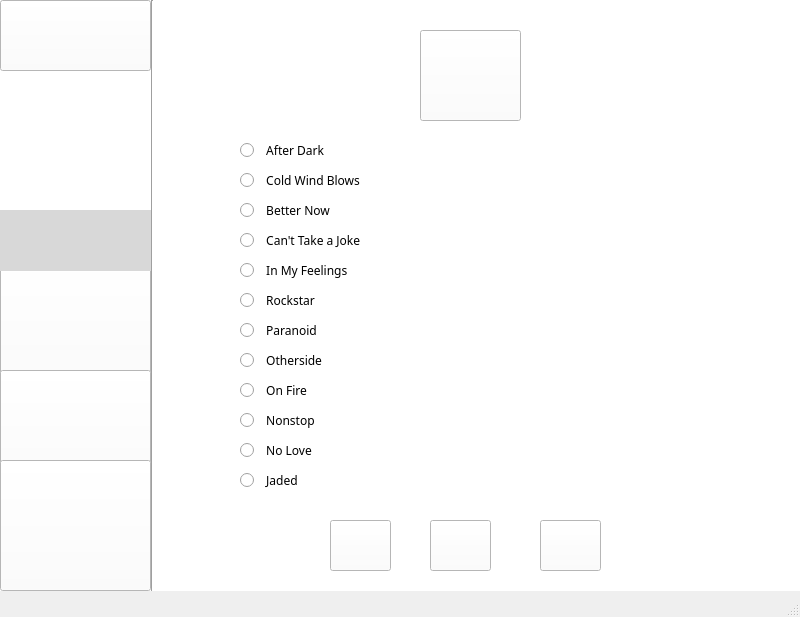
<?xml version="1.0" encoding="UTF-8"?>
<ui version="4.0">
 <class>MainWindow</class>
 <widget class="QMainWindow" name="MainWindow">
  <property name="geometry">
   <rect>
    <x>0</x>
    <y>0</y>
    <width>800</width>
    <height>617</height>
   </rect>
  </property>
  <property name="windowTitle">
   <string>MainWindow</string>
  </property>
  <widget class="QWidget" name="centralwidget">
   <widget class="QLabel" name="label_5">
    <property name="geometry">
     <rect>
      <x>0</x>
      <y>-1</y>
      <width>151</width>
      <height>581</height>
     </rect>
    </property>
    <property name="styleSheet">
     <string notr="true">background-color: rgb(255, 255, 255);</string>
    </property>
    <property name="text">
     <string/>
    </property>
   </widget>
   <widget class="QPushButton" name="pushButton_14">
    <property name="geometry">
     <rect>
      <x>420</x>
      <y>30</y>
      <width>101</width>
      <height>91</height>
     </rect>
    </property>
    <property name="font">
     <font>
      <family>Arial Rounded MT Bold</family>
      <pointsize>16</pointsize>
     </font>
    </property>
    <property name="styleSheet">
     <string notr="true">background-color: rgb(255, 255, 255);</string>
    </property>
    <property name="text">
     <string/>
    </property>
    <property name="icon">
     <iconset>
      <normaloff>../../hh.jpeg</normaloff>../../hh.jpeg</iconset>
    </property>
    <property name="iconSize">
     <size>
      <width>150</width>
      <height>100</height>
     </size>
    </property>
   </widget>
   <widget class="QLabel" name="label_3">
    <property name="geometry">
     <rect>
      <x>0</x>
      <y>0</y>
      <width>801</width>
      <height>591</height>
     </rect>
    </property>
    <property name="styleSheet">
     <string notr="true">background-color: rgb(255, 255, 255);</string>
    </property>
    <property name="text">
     <string/>
    </property>
    <property name="pixmap">
     <pixmap>../../bg.jpeg</pixmap>
    </property>
    <property name="scaledContents">
     <bool>true</bool>
    </property>
   </widget>
   <widget class="QPushButton" name="pushButton_4">
    <property name="geometry">
     <rect>
      <x>330</x>
      <y>520</y>
      <width>61</width>
      <height>51</height>
     </rect>
    </property>
    <property name="styleSheet">
     <string notr="true">background-color: rgb(255, 255, 255);</string>
    </property>
    <property name="text">
     <string/>
    </property>
    <property name="icon">
     <iconset>
      <normaloff>../../play.jpeg</normaloff>../../play.jpeg</iconset>
    </property>
    <property name="iconSize">
     <size>
      <width>50</width>
      <height>50</height>
     </size>
    </property>
   </widget>
   <widget class="QPushButton" name="pushButton_7">
    <property name="geometry">
     <rect>
      <x>430</x>
      <y>520</y>
      <width>61</width>
      <height>51</height>
     </rect>
    </property>
    <property name="styleSheet">
     <string notr="true">background-color: rgb(255, 255, 255);</string>
    </property>
    <property name="text">
     <string/>
    </property>
    <property name="icon">
     <iconset>
      <normaloff>../../pause.jpeg</normaloff>../../pause.jpeg</iconset>
    </property>
    <property name="iconSize">
     <size>
      <width>50</width>
      <height>60</height>
     </size>
    </property>
   </widget>
   <widget class="QLabel" name="label">
    <property name="geometry">
     <rect>
      <x>0</x>
      <y>210</y>
      <width>151</width>
      <height>61</height>
     </rect>
    </property>
    <property name="font">
     <font>
      <family>Arial Rounded MT Bold</family>
      <pointsize>12</pointsize>
     </font>
    </property>
    <property name="styleSheet">
     <string notr="true">background-color: rgb(216, 216, 216);</string>
    </property>
    <property name="pixmap">
     <pixmap>../../WhatsApp Image 2020-05-10 at 8.41.24 PM (1).jpeg</pixmap>
    </property>
    <property name="scaledContents">
     <bool>true</bool>
    </property>
    <property name="wordWrap">
     <bool>true</bool>
    </property>
    <property name="openExternalLinks">
     <bool>true</bool>
    </property>
   </widget>
   <widget class="Line" name="line">
    <property name="geometry">
     <rect>
      <x>132</x>
      <y>0</y>
      <width>41</width>
      <height>591</height>
     </rect>
    </property>
    <property name="orientation">
     <enum>Qt::Vertical</enum>
    </property>
   </widget>
   <widget class="QPushButton" name="pushButton">
    <property name="geometry">
     <rect>
      <x>0</x>
      <y>0</y>
      <width>151</width>
      <height>71</height>
     </rect>
    </property>
    <property name="styleSheet">
     <string notr="true">background-color: rgb(255, 255, 255);</string>
    </property>
    <property name="text">
     <string/>
    </property>
    <property name="icon">
     <iconset>
      <normaloff>../../h.jpeg</normaloff>../../h.jpeg</iconset>
    </property>
    <property name="iconSize">
     <size>
      <width>150</width>
      <height>78</height>
     </size>
    </property>
    <property name="autoDefault">
     <bool>true</bool>
    </property>
    <property name="default">
     <bool>false</bool>
    </property>
   </widget>
   <widget class="QPushButton" name="pushButton_5">
    <property name="geometry">
     <rect>
      <x>0</x>
      <y>370</y>
      <width>151</width>
      <height>111</height>
     </rect>
    </property>
    <property name="font">
     <font>
      <family>Arial Rounded MT Bold</family>
      <pointsize>11</pointsize>
     </font>
    </property>
    <property name="styleSheet">
     <string notr="true">background-color: rgb(255, 255, 255);</string>
    </property>
    <property name="text">
     <string/>
    </property>
    <property name="icon">
     <iconset>
      <normaloff>../../WhatsApp Image 2020-05-10 at 8.41.26 PM.jpeg</normaloff>../../WhatsApp Image 2020-05-10 at 8.41.26 PM.jpeg</iconset>
    </property>
    <property name="iconSize">
     <size>
      <width>200</width>
      <height>106</height>
     </size>
    </property>
   </widget>
   <widget class="QPushButton" name="pushButton_6">
    <property name="geometry">
     <rect>
      <x>0</x>
      <y>460</y>
      <width>151</width>
      <height>131</height>
     </rect>
    </property>
    <property name="font">
     <font>
      <family>Arial Rounded MT Bold</family>
      <pointsize>11</pointsize>
     </font>
    </property>
    <property name="styleSheet">
     <string notr="true">background-color: rgb(255, 255, 255);</string>
    </property>
    <property name="text">
     <string/>
    </property>
    <property name="icon">
     <iconset>
      <normaloff>../../cy.jpeg</normaloff>../../cy.jpeg</iconset>
    </property>
    <property name="iconSize">
     <size>
      <width>220</width>
      <height>113</height>
     </size>
    </property>
   </widget>
   <widget class="QPushButton" name="pushButton_3">
    <property name="geometry">
     <rect>
      <x>0</x>
      <y>260</y>
      <width>151</width>
      <height>121</height>
     </rect>
    </property>
    <property name="font">
     <font>
      <family>Arial Rounded MT Bold</family>
      <pointsize>10</pointsize>
     </font>
    </property>
    <property name="styleSheet">
     <string notr="true">background-color: rgb(255, 255, 255);</string>
    </property>
    <property name="text">
     <string/>
    </property>
    <property name="icon">
     <iconset>
      <normaloff>../../WhatsApp Image 2020-05-10 at 8.41.23 PM (1).jpeg</normaloff>../../WhatsApp Image 2020-05-10 at 8.41.23 PM (1).jpeg</iconset>
    </property>
    <property name="iconSize">
     <size>
      <width>215</width>
      <height>106</height>
     </size>
    </property>
   </widget>
   <widget class="QPushButton" name="pushButton_8">
    <property name="geometry">
     <rect>
      <x>0</x>
      <y>140</y>
      <width>151</width>
      <height>71</height>
     </rect>
    </property>
    <property name="font">
     <font>
      <pointsize>11</pointsize>
     </font>
    </property>
    <property name="text">
     <string/>
    </property>
    <property name="icon">
     <iconset>
      <normaloff>../../settings.jpeg</normaloff>../../settings.jpeg</iconset>
    </property>
    <property name="iconSize">
     <size>
      <width>150</width>
      <height>78</height>
     </size>
    </property>
    <property name="autoDefault">
     <bool>true</bool>
    </property>
    <property name="default">
     <bool>true</bool>
    </property>
    <property name="flat">
     <bool>true</bool>
    </property>
   </widget>
   <widget class="QPushButton" name="pushButton_9">
    <property name="geometry">
     <rect>
      <x>540</x>
      <y>520</y>
      <width>61</width>
      <height>51</height>
     </rect>
    </property>
    <property name="styleSheet">
     <string notr="true">background-color: rgb(255, 255, 255);</string>
    </property>
    <property name="text">
     <string/>
    </property>
    <property name="icon">
     <iconset>
      <normaloff>../../WhatsApp Image 2020-05-10 at 8.41.23 PM.jpeg</normaloff>../../WhatsApp Image 2020-05-10 at 8.41.23 PM.jpeg</iconset>
    </property>
    <property name="iconSize">
     <size>
      <width>50</width>
      <height>60</height>
     </size>
    </property>
   </widget>
   <widget class="QPushButton" name="pushButton_2">
    <property name="geometry">
     <rect>
      <x>0</x>
      <y>70</y>
      <width>151</width>
      <height>71</height>
     </rect>
    </property>
    <property name="mouseTracking">
     <bool>false</bool>
    </property>
    <property name="styleSheet">
     <string notr="true">background-color: rgb(85, 170, 255);</string>
    </property>
    <property name="text">
     <string/>
    </property>
    <property name="icon">
     <iconset>
      <normaloff>../../WhatsApp Image 2020-05-10 at 8.41.22 PM.jpeg</normaloff>../../WhatsApp Image 2020-05-10 at 8.41.22 PM.jpeg</iconset>
    </property>
    <property name="iconSize">
     <size>
      <width>150</width>
      <height>78</height>
     </size>
    </property>
    <property name="checkable">
     <bool>false</bool>
    </property>
    <property name="autoDefault">
     <bool>true</bool>
    </property>
    <property name="default">
     <bool>true</bool>
    </property>
    <property name="flat">
     <bool>true</bool>
    </property>
   </widget>
   <widget class="QRadioButton" name="radioButton">
    <property name="geometry">
     <rect>
      <x>240</x>
      <y>230</y>
      <width>361</width>
      <height>21</height>
     </rect>
    </property>
    <property name="font">
     <font>
      <family>Arial Rounded MT Bold</family>
      <pointsize>9</pointsize>
     </font>
    </property>
    <property name="text">
     <string>  Can't Take a Joke</string>
    </property>
   </widget>
   <widget class="QRadioButton" name="radioButton_4">
    <property name="geometry">
     <rect>
      <x>240</x>
      <y>320</y>
      <width>361</width>
      <height>21</height>
     </rect>
    </property>
    <property name="font">
     <font>
      <family>Arial Rounded MT Bold</family>
      <pointsize>9</pointsize>
     </font>
    </property>
    <property name="text">
     <string>  Paranoid</string>
    </property>
   </widget>
   <widget class="QRadioButton" name="radioButton_9">
    <property name="geometry">
     <rect>
      <x>240</x>
      <y>470</y>
      <width>361</width>
      <height>21</height>
     </rect>
    </property>
    <property name="font">
     <font>
      <family>Arial Rounded MT Bold</family>
      <pointsize>9</pointsize>
     </font>
    </property>
    <property name="text">
     <string>  Jaded</string>
    </property>
   </widget>
   <widget class="QRadioButton" name="radioButton_8">
    <property name="geometry">
     <rect>
      <x>240</x>
      <y>440</y>
      <width>361</width>
      <height>21</height>
     </rect>
    </property>
    <property name="font">
     <font>
      <family>Arial Rounded MT Bold</family>
      <pointsize>9</pointsize>
     </font>
    </property>
    <property name="text">
     <string>  No Love</string>
    </property>
   </widget>
   <widget class="QRadioButton" name="radioButton_11">
    <property name="geometry">
     <rect>
      <x>240</x>
      <y>170</y>
      <width>361</width>
      <height>21</height>
     </rect>
    </property>
    <property name="font">
     <font>
      <family>Arial Rounded MT Bold</family>
      <pointsize>9</pointsize>
     </font>
    </property>
    <property name="text">
     <string>  Cold Wind Blows</string>
    </property>
   </widget>
   <widget class="QRadioButton" name="radioButton_3">
    <property name="geometry">
     <rect>
      <x>240</x>
      <y>290</y>
      <width>361</width>
      <height>21</height>
     </rect>
    </property>
    <property name="font">
     <font>
      <family>Arial Rounded MT Bold</family>
      <pointsize>9</pointsize>
     </font>
    </property>
    <property name="text">
     <string>  Rockstar</string>
    </property>
   </widget>
   <widget class="QLabel" name="label_2">
    <property name="geometry">
     <rect>
      <x>190</x>
      <y>130</y>
      <width>571</width>
      <height>371</height>
     </rect>
    </property>
    <property name="styleSheet">
     <string notr="true">background-color: rgb(43, 86, 129);
background-color: rgb(255, 255, 255);</string>
    </property>
    <property name="text">
     <string/>
    </property>
   </widget>
   <widget class="QRadioButton" name="radioButton_6">
    <property name="geometry">
     <rect>
      <x>240</x>
      <y>380</y>
      <width>361</width>
      <height>21</height>
     </rect>
    </property>
    <property name="font">
     <font>
      <family>Arial Rounded MT Bold</family>
      <pointsize>9</pointsize>
     </font>
    </property>
    <property name="text">
     <string>  On Fire</string>
    </property>
   </widget>
   <widget class="QRadioButton" name="radioButton_12">
    <property name="geometry">
     <rect>
      <x>240</x>
      <y>140</y>
      <width>361</width>
      <height>21</height>
     </rect>
    </property>
    <property name="font">
     <font>
      <family>Arial Rounded MT Bold</family>
      <pointsize>9</pointsize>
     </font>
    </property>
    <property name="text">
     <string>  After Dark</string>
    </property>
   </widget>
   <widget class="QRadioButton" name="radioButton_7">
    <property name="geometry">
     <rect>
      <x>240</x>
      <y>410</y>
      <width>361</width>
      <height>21</height>
     </rect>
    </property>
    <property name="font">
     <font>
      <family>Arial Rounded MT Bold</family>
      <pointsize>9</pointsize>
     </font>
    </property>
    <property name="text">
     <string>  Nonstop</string>
    </property>
   </widget>
   <widget class="QRadioButton" name="radioButton_10">
    <property name="geometry">
     <rect>
      <x>240</x>
      <y>200</y>
      <width>361</width>
      <height>21</height>
     </rect>
    </property>
    <property name="font">
     <font>
      <family>Arial Rounded MT Bold</family>
      <pointsize>9</pointsize>
     </font>
    </property>
    <property name="text">
     <string>  Better Now</string>
    </property>
   </widget>
   <widget class="QRadioButton" name="radioButton_2">
    <property name="geometry">
     <rect>
      <x>240</x>
      <y>260</y>
      <width>361</width>
      <height>21</height>
     </rect>
    </property>
    <property name="font">
     <font>
      <family>Arial Rounded MT Bold</family>
      <pointsize>9</pointsize>
     </font>
    </property>
    <property name="text">
     <string>  In My Feelings</string>
    </property>
   </widget>
   <widget class="QRadioButton" name="radioButton_5">
    <property name="geometry">
     <rect>
      <x>240</x>
      <y>350</y>
      <width>361</width>
      <height>21</height>
     </rect>
    </property>
    <property name="font">
     <font>
      <family>Arial Rounded MT Bold</family>
      <pointsize>9</pointsize>
     </font>
    </property>
    <property name="text">
     <string>  Otherside</string>
    </property>
   </widget>
   <zorder>label_3</zorder>
   <zorder>label_2</zorder>
   <zorder>label_5</zorder>
   <zorder>pushButton_14</zorder>
   <zorder>pushButton_4</zorder>
   <zorder>pushButton_7</zorder>
   <zorder>line</zorder>
   <zorder>pushButton</zorder>
   <zorder>pushButton_3</zorder>
   <zorder>pushButton_8</zorder>
   <zorder>pushButton_9</zorder>
   <zorder>pushButton_2</zorder>
   <zorder>label</zorder>
   <zorder>pushButton_5</zorder>
   <zorder>pushButton_6</zorder>
   <zorder>radioButton</zorder>
   <zorder>radioButton_4</zorder>
   <zorder>radioButton_9</zorder>
   <zorder>radioButton_8</zorder>
   <zorder>radioButton_11</zorder>
   <zorder>radioButton_3</zorder>
   <zorder>radioButton_6</zorder>
   <zorder>radioButton_12</zorder>
   <zorder>radioButton_7</zorder>
   <zorder>radioButton_10</zorder>
   <zorder>radioButton_2</zorder>
   <zorder>radioButton_5</zorder>
  </widget>
  <widget class="QMenuBar" name="menubar">
   <property name="geometry">
    <rect>
     <x>0</x>
     <y>0</y>
     <width>800</width>
     <height>26</height>
    </rect>
   </property>
  </widget>
  <widget class="QStatusBar" name="statusbar"/>
 </widget>
 <resources/>
 <connections/>
</ui>
